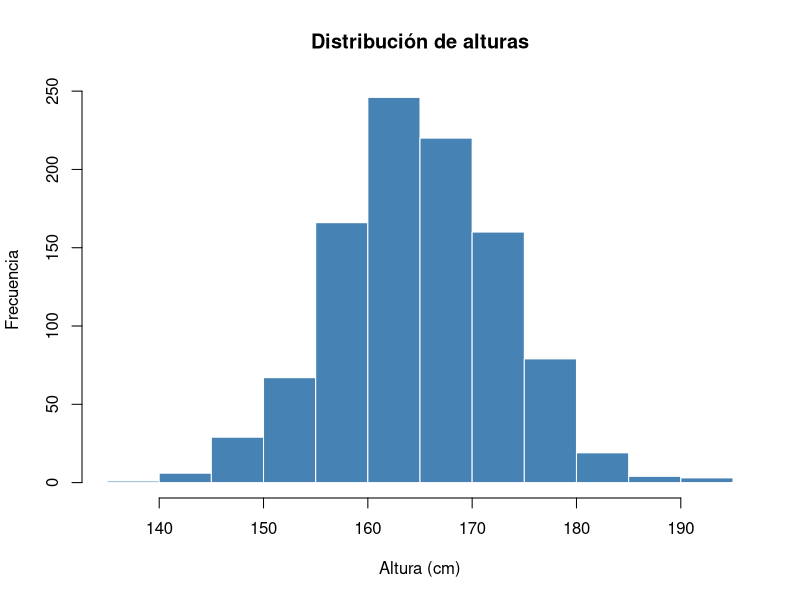
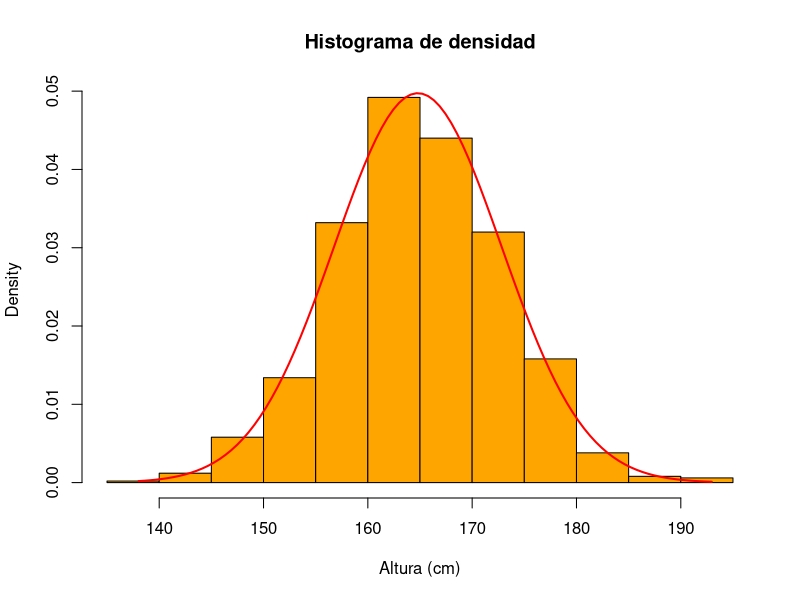

R code for these plots, in order:
# =====================================================================
# 03) HISTOGRAMA
# =====================================================================
# Un histograma es como un gráfico de barras de una variable
# NUMÉRICA CONTINUA, pero las barras (los "bins" o intervalos)
# representan RANGOS de valores, no categorías.
#
# Uso: ver la DISTRIBUCIÓN de los datos (forma, centro y dispersión).
# Cada barra mide la DENSIDAD de los valores que caen en ese intervalo.
#
# Parámetros de hist():
#   x       : vector numérico
#   breaks  : número de intervalos (o secuencia de límites)
#   col, border : color y borde
#   main, xlab, ylab : títulos
#   freq    : FALSE para densidad (área total = 1)
#   probability : igual que freq = FALSE (alias)
# =====================================================================

# 1) Simular datos: alturas de 1000 personas (distribución casi normal)
set.seed(42)                                # semilla fija -> resultados repetibles
alturas <- rnorm(1000, mean = 165, sd = 8)  # N(165, 8^2)

# 2) Histograma básico
hist(alturas,
     breaks = 15,              # número de intervalos del eje X
     col = "steelblue",
     border = "white",
     main = "Distribución de alturas",
     xlab = "Altura (cm)",
     ylab = "Frecuencia")

# 3) Densidad (área total = 1): útil para comparar con una curva
hist(alturas,
     breaks = 15,
     freq = FALSE,              # <-- probabilidad/densidad en vez de conteo
     col = "orange",
     main = "Histograma de densidad",
     xlab = "Altura (cm)")

# 4) Añadir la curva normal teórica para comparar
#    dnorm(x) = densidad de N(x; media, sd)
x <- seq(min(alturas), max(alturas), length = 100)
y <- dnorm(x, mean = mean(alturas), sd = sd(alturas))
lines(x, y, col = "red", lwd = 2)
# Este gráfico ayuda a ver si los datos siguen una distribución normal.

# 5) Resumen numérico de la distribución
mean(alturas)      # media
sd(alturas)        # desviación típica
summary(alturas)   # min, 1er Q, mediana, media, 3er Q, máximo
